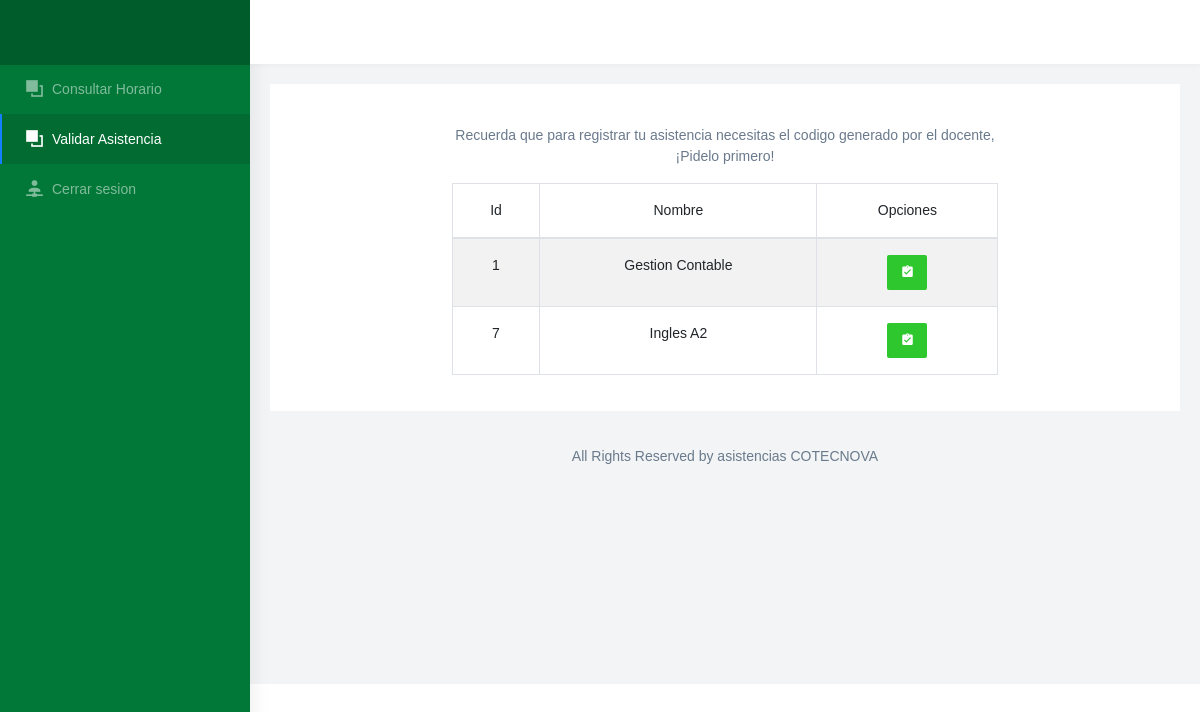
Page /validar_asistencia.php (signed in) on the earlier database version.
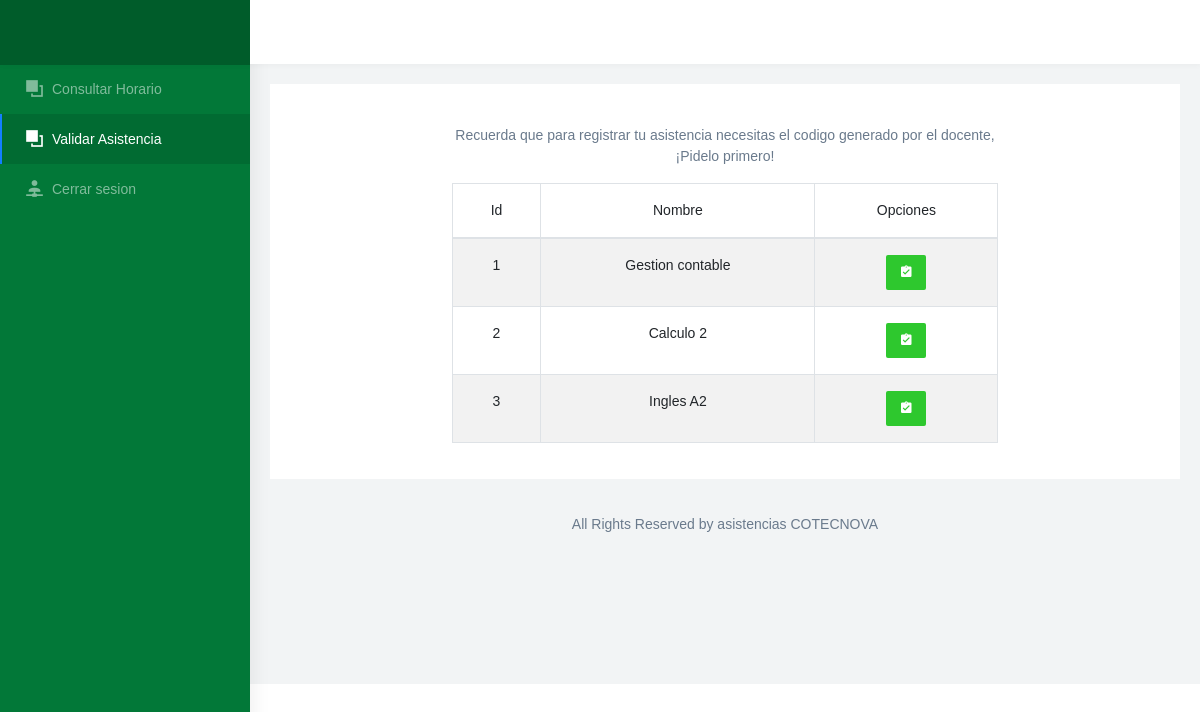
Same page on the later database version.
### tables this page shows
CREATE TABLE `materia` (
  `id_materia` int(11) NOT NULL COMMENT 'Id de la materia',
  `nombre` varchar(45) NOT NULL COMMENT 'Nombre de la materia',
  `estado` int(11) NOT NULL COMMENT 'Activo o inactivo'
);

### Modelo/MySQL.php (called while the page is built, shortened)
<?php
class MySQL{
    private $hostname  = "localhost";
    private $user = "root";
    private $password = "";
    private $database = "asistencia";
    private $conexion;
    public function conectar(){
        $this->conexion = mysqli_connect($this->hostname, $this->user, $this->password, $this->database);
    }
    public function efectuarConsulta($consulta){
        mysqli_query($this->conexion, "SET lc_time_names = 'es_ES'" );
        mysqli_query($this->conexion, "SET NAMES 'utf8'");
        mysqli_query($this->conexion, "SET CHARACTER 'utf8'");
       $this->resultadoConsulta = mysqli_query($this->conexion, $consulta);
        return $this->resultadoConsulta;
    }
}

### validar_asistencia.php (the view, shortened to what the changed rows need)
<!DOCTYPE html>
<html dir="ltr" lang="en">
<head>
    <link href="css/chartist.min.css" rel="stylesheet">
    <link href="css/style.min.css" rel="stylesheet">
    <link href="css/ie7.css" rel="stylesheet">
    <link href="css/materialdesignicons.min.css" rel="stylesheet">
    <link href="css/weather-icons.min.css" rel="stylesheet">
    <link href="css/registro.css" rel="stylesheet" media="all">
    <link href="https://cdnjs.cloudflare.com/ajax/libs/twitter-bootstrap/4.5.2/css/bootstrap.css" rel="stylesheet" media="all">
</head>
<body>
    <?php
    require_once 'Modelo/MySQL.php';
    $mysql = new MySQL;
    $mysql->conectar();
    $id_estudiante = $_SESSION['idEstudiante'];
    $seleccionmateria = $mysql->efectuarConsulta("SELECT estudiante.id_estudiante, grupo.Estudiante_id_estudiante, materia.nombre as nombremateria, materia.id_materia FROM estudiante JOIN grupo on estudiante.id_estudiante = grupo.Estudiante_id_estudiante join clase on clase.Grupo_id_grupo = grupo.id_grupo join materia on materia.id_materia = clase.Materia_id_materia where estudiante.id_estudiante = " . $id_estudiante . " group by id_materia");
    ?>
    <div id="main-wrapper" data-navbarbg="skin6" data-theme="light" data-layout="vertical" data-sidebartype="full" data-boxed-layout="full">
        <div class="page-wrapper">
            <div class="container-fluid">
                <div class="row">
                    <div class="col-12">
                        <div class="card">
                            <div class="card-body">
                                <div class="container" style="text-align: center">
                                    <div class="container col-md-8 col-md-offset-3">
                                        <br>
                                        <table id="" class="table table-striped table-bordered" style="width:100%">
                                            <thead>
                                                <tr>
                                                    <th>Id</th>
                                                    <th>Nombre</th>
                                                    <th>Opciones</th>
                                                </tr>
                                            </thead>
                                            <tbody>
                                                <tr>
                                                    <?php
                                                    while ($valores1 = mysqli_fetch_assoc($seleccionmateria)) {
                                                        $id_materia = $valores1['id_materia'];
                                                    ?>
                                                        <td><?php echo $valores1['id_materia'] ?></td>
                                                        <td><?php echo $valores1['nombremateria'] ?></td>
                                                        <td>
                                                            <div class="text-center">
                                                                <a class="btn" style="background-color: #2EC82E;color: white" href='validar_asistencia2.php?id_materia=<?php echo $id_materia; ?>' role="button"><i class="mdi mdi-clipboard-check "></i></a>
                                                            </div>
                                                        </td>
                                                </tr>
                                            <?php
                                                    }
                                            ?>
                                            </tbody>
                                        </table>
                                    </div>
                                </div>
                            </div>
                        </div>
                    </div>
                </div>
            </div>
        </div>
</body>
</html>

Differences in the rows shown:
removed materia: id_materia "7", nombre "Ingles A2"
changed materia id 1: nombre "Gestion Contable" → "Gestion contable"
added materia: id_materia "2", nombre "Calculo 2"
added materia: id_materia "3", nombre "Ingles A2"
